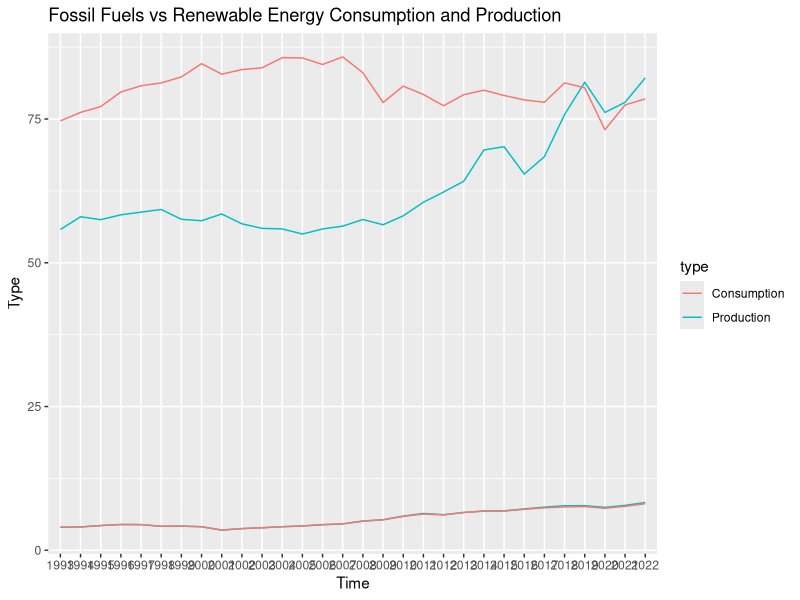
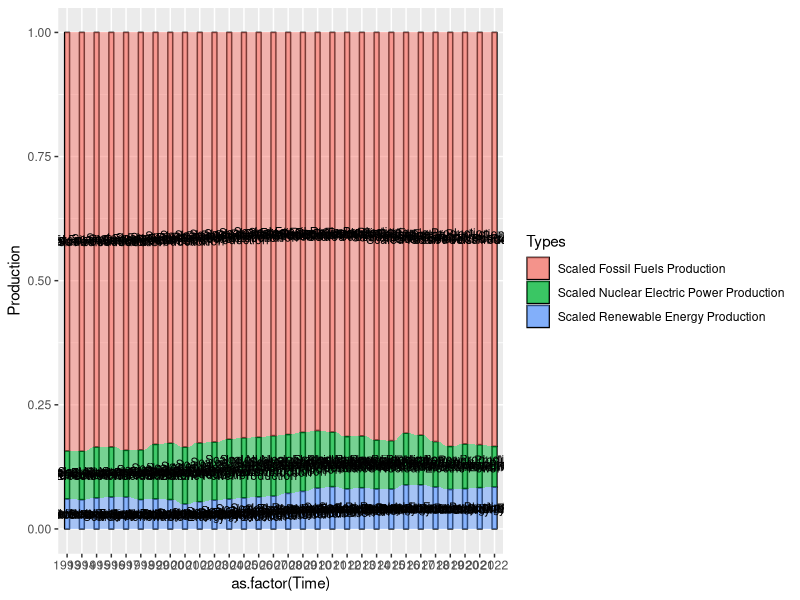
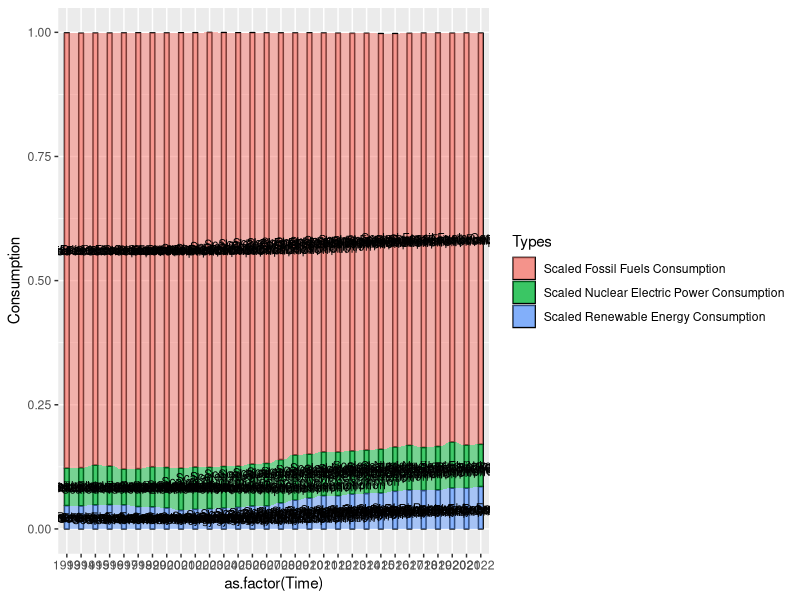
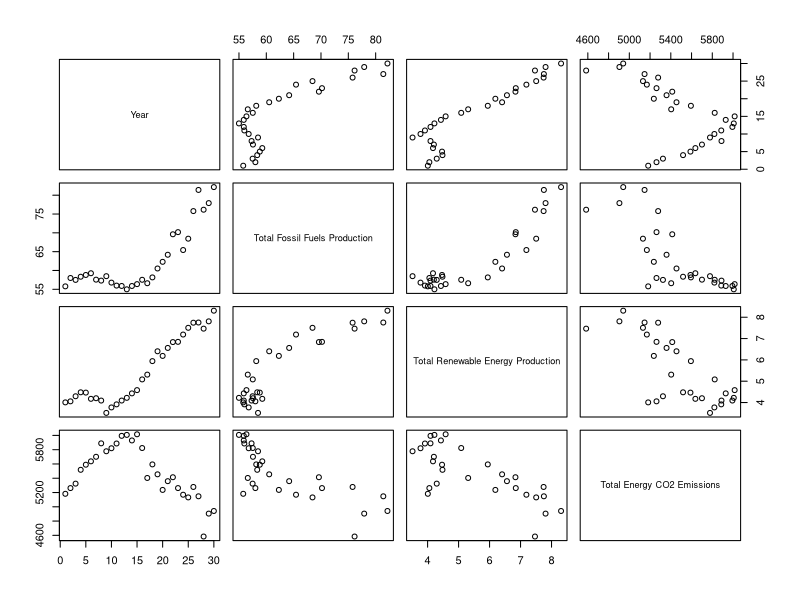
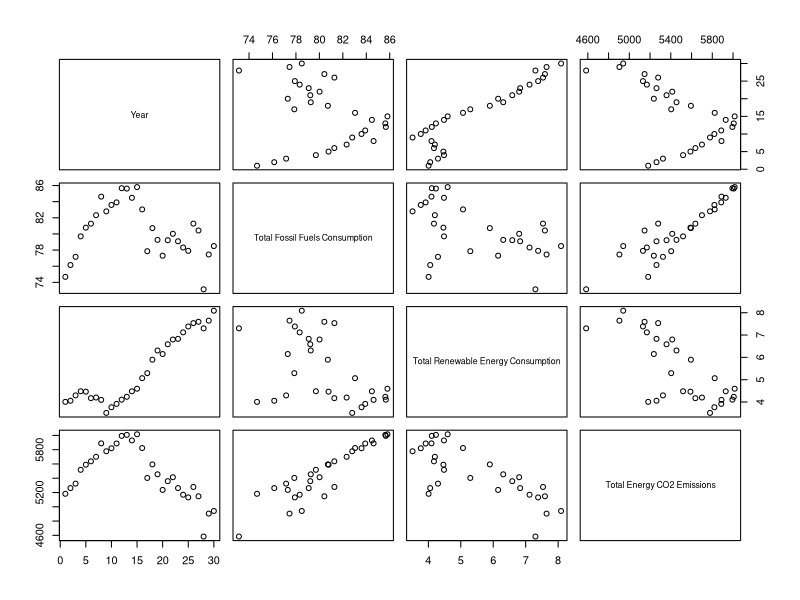

The R source for these figures, in order:
## ---- chunk 1
library(dplyr)
library(tibble)
library(tidyr)
library(ggplot2)
library(forcats)
library(openxlsx)
library(GGally)
library(tidyverse)
energy <- read.xlsx("Table_1.1_Primary_Energy_Overview.xlsx", sep.names = " ")
energy$Month <-as.Date(energy$Month, origin = "1899-12-30")
energy <- energy |> filter(Month >= '1993-01-01') |> 
  filter(Month < '2023-01-01')
## ---- chunk 2
energy$Year <- format(energy$Month,"%Y")
yearlyenergy <- energy |> 
  group_by(Year) |> 
  summarise(across(where(is.numeric), sum))
## ---- chunk 3
energy_t <- data.frame(t(yearlyenergy[-1]))
colnames(energy_t) <- as.character(yearlyenergy$Year)
energy_t <- energy_t[c(1, 3, 9, 11), ]
energy_t$type <- word(rownames(energy_t), -1)
ggparcoord(energy_t, columns = 1:(ncol(energy_t)-1), groupColumn = 'type', scale = "globalminmax") + 
  labs(title = "Fossil Fuels vs Renewable Energy Consumption and Production") +
  xlab("Time") +
  ylab("Type")
## ---- chunk 4
library(ggalluvial)
yearlyenergy$`Scaled Fossil Fuels Production` <- yearlyenergy$`Total Fossil Fuels Production` / yearlyenergy$`Total Primary Energy Production`
yearlyenergy$`Scaled Nuclear Electric Power Production` <- yearlyenergy$`Nuclear Electric Power Production` / yearlyenergy$`Total Primary Energy Production`
yearlyenergy$`Scaled Renewable Energy Production` <- yearlyenergy$`Total Renewable Energy Production` / yearlyenergy$`Total Primary Energy Production`
production <- data.frame(t(yearlyenergy[, c("Scaled Fossil Fuels Production", "Scaled Renewable Energy Production", "Scaled Nuclear Electric Power Production")]))
colnames(production) <- as.character(yearlyenergy$Year)
production$Types <- rownames(production)
production <- production |> 
  pivot_longer(cols = 1:(ncol(production)-1), names_to = "Time", values_to = "Production")
ggplot(production,
       aes(x = as.factor(Time), stratum = Types, alluvium = Types, 
           y = Production,
           fill = Types, label = Types))+
  geom_stratum(alpha = .5)+
  geom_alluvium()+
  geom_text(stat = "stratum", size = 3)
## ---- chunk 5
yearlyenergy$`Scaled Fossil Fuels Consumption` <- yearlyenergy$`Total Fossil Fuels Consumption` / yearlyenergy$`Total Primary Energy Consumption`
yearlyenergy$`Scaled Nuclear Electric Power Consumption` <- yearlyenergy$`Nuclear Electric Power Consumption` / yearlyenergy$`Total Primary Energy Consumption`
yearlyenergy$`Scaled Renewable Energy Consumption` <- yearlyenergy$`Total Renewable Energy Consumption` / yearlyenergy$`Total Primary Energy Consumption`
consumption <- data.frame(t(yearlyenergy[, c("Scaled Fossil Fuels Consumption", "Scaled Renewable Energy Consumption", "Scaled Nuclear Electric Power Consumption")]))
colnames(consumption) <- as.character(yearlyenergy$Year)
consumption$Types <- rownames(consumption)
consumption <- consumption |> 
  pivot_longer(cols = 1:(ncol(consumption)-1), names_to = "Time", values_to = "Consumption")
ggplot(consumption,
       aes(x = as.factor(Time), stratum = Types, alluvium = Types, 
           y = Consumption,
           fill = Types, label = Types))+
  geom_stratum(alpha = .5)+
  geom_alluvium()+
  geom_text(stat = "stratum", size = 3)
## ---- chunk 6
consumption <- yearlyenergy[, c("Year", "Total Fossil Fuels Consumption", "Nuclear Electric Power Consumption", "Total Renewable Energy Consumption")]
consumption <- consumption |> 
  pivot_longer(cols = 2:4, names_to = "Type", values_to = "Consumption")

consumption_scaled <- yearlyenergy[, c("Year", "Scaled Fossil Fuels Consumption", "Scaled Renewable Energy Consumption", "Scaled Nuclear Electric Power Consumption")]
colnames(consumption_scaled) <- c("Year", "Total Fossil Fuels Consumption", "Nuclear Electric Power Consumption", "Total Renewable Energy Consumption")
yearlyconsumption <- consumption_scaled |> 
  pivot_longer(cols = 2:4, names_to = "Type", values_to = "Scaled Consumption") |> 
  right_join(consumption, by = c("Year", "Type"))

yearlyconsumption_sorted <- yearlyconsumption |> 
  arrange(Type %in% c("Total Renewable Energy Consumption", "Nuclear Electric Power Consumption", "Total Fossil Fuels Consumption"), Type)
write.csv(yearlyconsumption_sorted, "Yearly Consumption.csv", row.names=FALSE)
## ---- chunk 7
carbon <- read.xlsx("Table_11.1_Carbon_Dioxide_Emissions_From_Energy_Consumption_by_Source.xlsx", sep.names = " ")
carbon$Month <-as.Date(carbon$Month, origin = "1899-12-30")
carbon <- carbon |> filter(Month >= '1993-01-01') |> 
  filter(Month < '2023-01-01')
## ---- chunk 8
carbon$Year <- format(carbon$Month,"%Y")
yearlycarbon <- carbon |> 
  group_by(Year) |> 
  summarise(across(where(is.numeric), sum))
## ---- chunk 9
energycarbon <- yearlyenergy |> 
  select(Year, `Total Fossil Fuels Production`, `Total Renewable Energy Production`) |> 
  left_join(select(yearlycarbon, Year, `Total Energy CO2 Emissions`), by = 'Year')
plot(energycarbon)
## ---- chunk 10
energycarbon <- yearlyenergy |> 
  select(Year, `Total Fossil Fuels Consumption`, `Total Renewable Energy Consumption`) |> 
  left_join(select(yearlycarbon, Year, `Total Energy CO2 Emissions`), by = 'Year')
plot(energycarbon)
